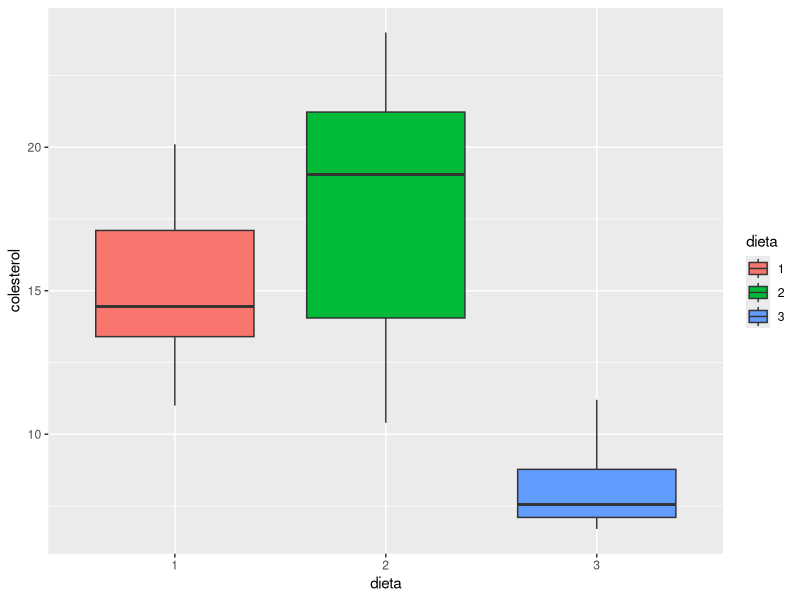

The R source for this figure: (Note: this script raises an error after producing the figure.)
rm(list=ls())
par(mfrow=c(1,1))

# Dieta conejos
# Identificar si las dietas son diferentes

dieta <- factor(c(rep("1", 8), rep("2", 8), rep("3", 8)))
dieta
colesterol <- c(13.4, 11, 15.3, 16.7, 13.4, 20.1, 13.6,18.3, 10.4, 14.2, 20.5, 19.6, 18.5, 24, 23.4, 13.6, 7.5, 7.2, 6.7, 7.6, 11.2, 9.6,6.8, 8.5)
datos <- data.frame(dieta, colesterol)
modelo <- lm(colesterol ~ dieta, data=datos)
summary(modelo)
anova(modelo)
# Por cada dieta, calcular el promedio y la desviación estándar
aggregate(colesterol ~ dieta, data=datos, mean)
aggregate(colesterol ~ dieta, data=datos, sd)
mean(colesterol)
sd(colesterol)
library(ggplot2)
# Hacer un boxplot con colores por dieta
ggplot(datos, aes(x=dieta, y=colesterol, fill=dieta)) + geom_boxplot()

# Verificar los supuestos del ANOVA
# 1. Normalidad
shapiro.test(residuals(modelo))
library(nortest)
ad.test(residuals(modelo))
qqPlot(modelo)
# Normalidad se cumple

# 2. Homocedasticidad
par(mfrow=c(2,2))
plot(modelo)
par(mfrow=c(1,1))
# Test de Levene
library(car)
leveneTest(modelo)
# Test de Bartlett
bartlett.test(colesterol ~ dieta, data=datos)

# Hago una transformación de Box Cox sobre la variable colesterol
library(MASS)
boxcox(modelo)
powerTransform(modelo)

modelo1 <- lm(colesterol^-0.5 ~ dieta, data=datos)
summary(modelo1)
anova(modelo1)

# Verificar los supuestos del ANOVA
# 1. Normalidad
shapiro.test(residuals(modelo1))
ad.test(residuals(modelo1))
qqPlot(modelo1)
# Normalidad se cumple

# 2. Homocedasticidad
par(mfrow=c(2,2))
plot(modelo1)
par(mfrow=c(1,1))
# Test de Levene
leveneTest(modelo1)
# Test de Bartlett
bartlett.test(colesterol^-0.5 ~ dieta, data=datos)

# Test de Tukey
v_aov <- aov(colesterol^-0.5 ~ dieta, data=datos)
TukeyHSD(v_aov)

# 
